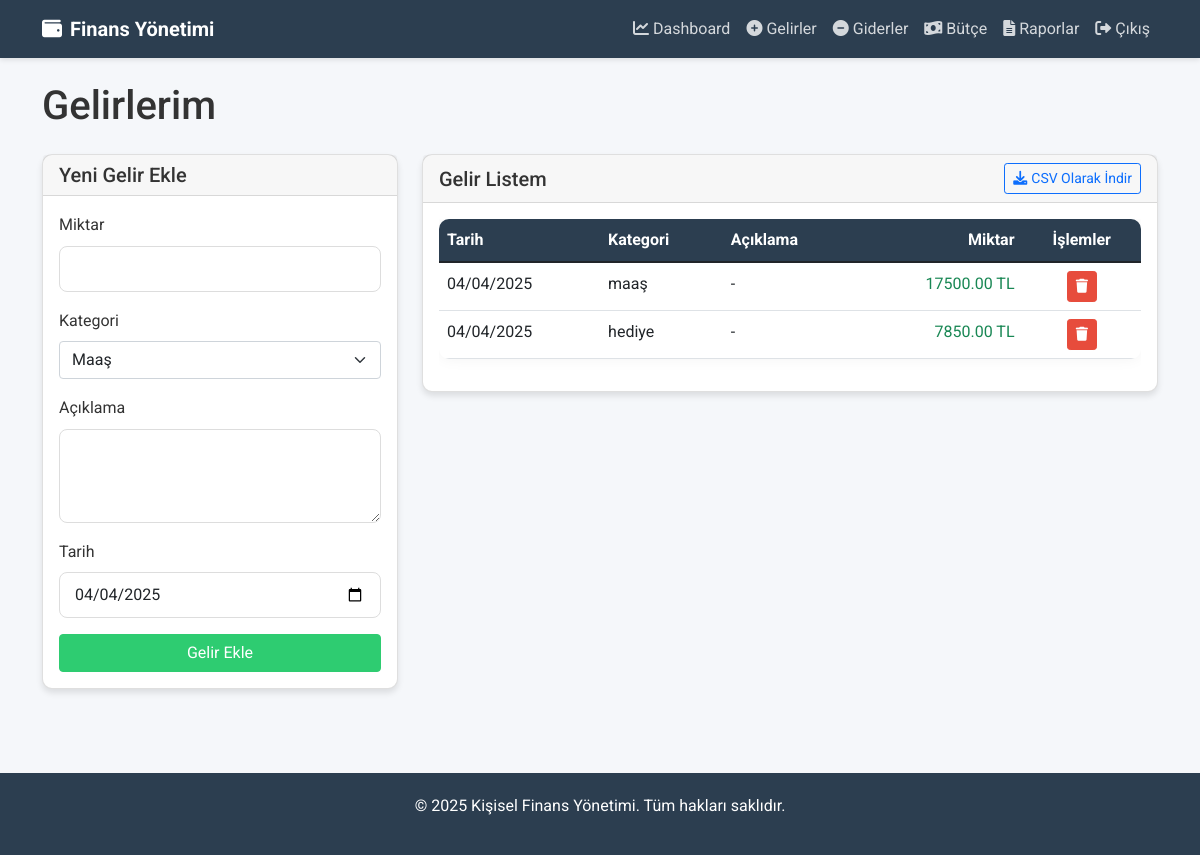
Page /incomes (signed in) on the committed database.
### finance_app/models/models.py (models this page shows, shortened)
class Income(db.Model):
    __tablename__ = 'incomes'
    id = db.Column(db.Integer, primary_key=True)
    amount = db.Column(db.Float, nullable=False)
    description = db.Column(db.String(200))
    category = db.Column(db.String(64), nullable=False)
    date = db.Column(db.Date, nullable=False, default=datetime.utcnow().date())
    created_at = db.Column(db.DateTime, default=datetime.utcnow)
    user_id = db.Column(db.Integer, db.ForeignKey('users.id'), nullable=False)

### finance_app/routes.py (the view, shortened to what this page needs)
@app.route('/incomes', methods=['GET', 'POST'])
@login_required
def incomes():
    form = IncomeForm()
    incomes = Income.query.filter_by(user_id=current_user.id).order_by(Income.date.desc()).all()
    return render_template('incomes.html', form=form, incomes=incomes)

### finance_app/forms.py
class IncomeForm(FlaskForm):
    amount = FloatField('Miktar', validators=[DataRequired()])
    description = TextAreaField('Açıklama')
    category = SelectField('Kategori', choices=[
        ('maaş', 'Maaş'),
        ('yan_gelir', 'Yan Gelir'),
        ('yatırım_geliri', 'Yatırım Geliri'),
        ('hediye', 'Hediye'),
        ('diğer', 'Diğer')
    ], validators=[DataRequired()])
    date = DateField('Tarih', validators=[DataRequired()])
    submit = SubmitField('Gelir Ekle')

### finance_app/__init__.py (called while the page is built)
@login_manager.user_loader
def load_user(user_id):
    return User.query.get(int(user_id))

### run.py (called while the page is built)
@app.context_processor
def inject_now():
    return {'now': datetime.utcnow()}

### finance_app/templates/incomes.html (shortened to what this page needs)
{% extends "base.html" %}
{% block content %}
<div class="row">
    <div class="col-md-12">
        <h1 class="mb-4">Gelirlerim</h1>
    </div>
</div>
<div class="row">
    <div class="col-md-4 mb-4">
        <div class="card">
            <div class="card-header">
                <h5 class="mb-0">Yeni Gelir Ekle</h5>
            </div>
            <div class="card-body">
                <form method="POST" action="{{ url_for('incomes') }}">
                    <div class="mb-3">
                        {{ form.amount.label(class="form-label") }}
                        {% if form.amount.errors %}
                            {{ form.amount(class="form-control is-invalid") }}
                            <div class="invalid-feedback">
                                {% for error in form.amount.errors %}
                                    {{ error }}
                                {% endfor %}
                            </div>
                        {% else %}
                            {{ form.amount(class="form-control") }}
                        {% endif %}
                    </div>
                    <div class="mb-3">
                        {{ form.category.label(class="form-label") }}
                        {% if form.category.errors %}
                            {{ form.category(class="form-select is-invalid") }}
                            <div class="invalid-feedback">
                                {% for error in form.category.errors %}
                                    {{ error }}
                                {% endfor %}
                            </div>
                        {% else %}
                            {{ form.category(class="form-select") }}
                        {% endif %}
                    </div>
                    <div class="mb-3">
                        {{ form.description.label(class="form-label") }}
                        {% if form.description.errors %}
                            {{ form.description(class="form-control is-invalid") }}
                            <div class="invalid-feedback">
                                {% for error in form.description.errors %}
                                    {{ error }}
                                {% endfor %}
                            </div>
                        {% else %}
                            {{ form.description(class="form-control", rows=3) }}
                        {% endif %}
                    </div>
                    <div class="mb-3">
                        {{ form.date.label(class="form-label") }}
                        {% if form.date.errors %}
                            {{ form.date(class="form-control is-invalid", type="date") }}
                            <div class="invalid-feedback">
                                {% for error in form.date.errors %}
                                    {{ error }}
                                {% endfor %}
                            </div>
                        {% else %}
                            {{ form.date(class="form-control", type="date") }}
                        {% endif %}
                    </div>
                    <div class="d-grid gap-2">
                        {{ form.submit(class="btn btn-success") }}
                    </div>
                </form>
            </div>
        </div>
    </div>
    <div class="col-md-8">
        <div class="card">
            <div class="card-header d-flex justify-content-between align-items-center">
                <h5 class="mb-0">Gelir Listem</h5>
                <a href="{{ url_for('export_data', type='incomes') }}" class="btn btn-sm btn-outline-primary">
                    <i class="fas fa-download me-1"></i>CSV Olarak İndir
                </a>
            </div>
            <div class="card-body">
                {% if incomes %}
                    <div class="table-responsive">
                        <table class="table table-hover">
                            <thead>
                                <tr>
                                    <th>Tarih</th>
                                    <th>Kategori</th>
                                    <th>Açıklama</th>
                                    <th class="text-end">Miktar</th>
                                    <th class="text-center">İşlemler</th>
                                </tr>
                            </thead>
                            <tbody>
                                {% for income in incomes %}
                                    <tr>
                                        <td>{{ income.date.strftime('%d/%m/%Y') }}</td>
                                        <td>{{ income.category }}</td>
                                        <td>{{ income.description or '-' }}</td>
                                        <td class="text-end text-success">{{ "%.2f TL"|format(income.amount) }}</td>
                                        <td class="text-center">
                                            <form action="{{ url_for('delete_income', id=income.id) }}" method="POST" class="d-inline">
                                                <button type="submit" class="btn btn-sm btn-danger delete-btn" data-bs-toggle="tooltip" title="Sil">
                                                    <i class="fas fa-trash"></i>
                                                </button>
                                            </form>
                                        </td>
                                    </tr>
                                {% endfor %}
                            </tbody>
                        </table>
                    </div>
                {% else %}
                    <div class="text-center py-4">
                        <i class="fas fa-exclamation-circle fa-3x text-muted mb-3"></i>
                        <p>Henüz gelir kaydınız bulunmuyor.</p>
                    </div>
                {% endif %}
            </div>
        </div>
    </div>
</div>
{% endblock %}

### finance_app/static/css/main.css (style rules this page uses)
:root { --primary-color: #3498db; --secondary-color: #2ecc71; --dark-color: #2c3e50; --light-color: #ecf0f1; --danger-color: #e74c3c; --warning-color: #f39c12; --info-color: #3498db; --success-color: #2ecc71; }
body { font-family: 'Roboto', sans-serif; background-color: #f5f7fa; color: #333; line-height: 1.6; }
.card { border-radius: 10px; box-shadow: 0 4px 6px rgba(0, 0, 0, 0.1); transition: transform 0.3s, box-shadow 0.3s; margin-bottom: 20px; }
.card-header { font-weight: 600; background-color: rgba(0, 0, 0, 0.03); }
.btn-success { background-color: var(--secondary-color); border-color: var(--secondary-color); }
.btn-danger { background-color: var(--danger-color); border-color: var(--danger-color); }
.table { background-color: white; border-radius: 10px; overflow: hidden; box-shadow: 0 0 15px rgba(0, 0, 0, 0.05); }
.table thead th { background-color: var(--dark-color); color: white; border: none; }
.form-control { border-radius: 8px; border: 1px solid #ddd; padding: 10px 15px; }

### rows in the picture
Income: date "04/04/2025", category "maaş", description "-", amount "17500.00 TL"
Income: date "04/04/2025", category "hediye", description "-", amount "7850.00 TL"
